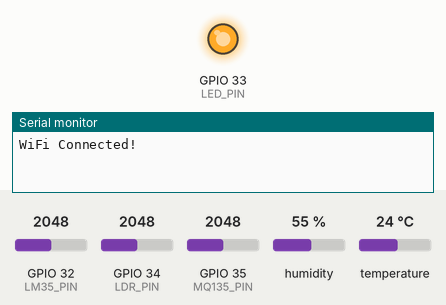
Bench run of a sketch on a simulated ESP32. Shown: output pins drawn as LEDs (lit = HIGH), the last lines printed to the serial monitor. Inputs (shaded band) come from the test bench; at power-on: GPIO 32 (LM35_PIN) = 2048, GPIO 34 (LDR_PIN) = 2048, GPIO 35 (MQ135_PIN) = 2048, humidity 55 %, temperature 24 °C (analog values on the 0–4095 scale). WiFi joins after 1.5 s; servers stay silent unless stated; web services answer with replies made up by the test bench.

Above: at 1.6 s.
At 18.9 s:
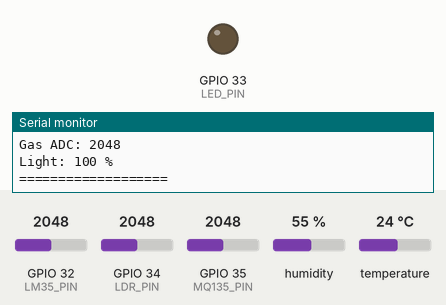
Timing chart, 0 to 35.5 s (numbered marks = the images above):
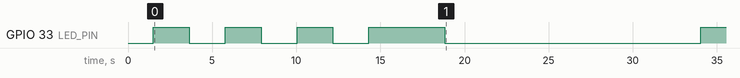

Measured:
- by itself, GPIO 33 (LED_PIN): goes 3 × (HIGH 2.1 s, LOW 2.1 s), HIGH 4.5 s, LOW 15.2 s, then HIGH

The sketch:

main.ino
```cpp
#include <WiFi.h>
#include <WiFiManager.h>
#include <HTTPClient.h>
#include <DHT.h>

// ===== PIN CONFIG =====
#define MQ135_PIN  35
#define LM35_PIN   32
#define LDR_PIN    34
#define DHT_PIN    27
#define LED_PIN    33

// ===== ThingSpeak =====
String apiKey = "ISI_API_KEY_KAMU";

// ===== DHT =====
#define DHTTYPE DHT22
DHT dht(DHT_PIN, DHTTYPE);

// ===== FreeRTOS =====
QueueHandle_t sensorQueue;
SemaphoreHandle_t serialMutex;

// ===== Struct =====
typedef struct {
  float temperature;
  float humidity;
  int gas;
  int light;
} SensorData;

// ===== ADC Averaging =====
int readADCAvg(int pin) {
  long sum = 0;
  for (int i = 0; i < 20; i++) {
    sum += analogRead(pin);
    delay(2);
  }
  return sum / 20;
}

// ===== SENSOR TASK =====
void sensorTask(void *pv) {
  SensorData data;

  while (1) {
    digitalWrite(LED_PIN, !digitalRead(LED_PIN));

    data.gas = readADCAvg(MQ135_PIN);

    int lm35_adc = readADCAvg(LM35_PIN);
    float lm35_temp = (lm35_adc * 3.3 / 4095.0) * 100.0;

    float dht_temp = dht.readTemperature();
    data.humidity = dht.readHumidity();
    data.temperature = (lm35_temp + dht_temp) / 2.0;

    data.light = readADCAvg(LDR_PIN);
    data.light = map(data.light, 0, 500, 0, 100);
    data.light = constrain(data.light, 0, 100);

    xSemaphoreTake(serialMutex, portMAX_DELAY);
    Serial.println("=== SENSOR DATA ===");
    Serial.printf("Temp: %.2f C\n", data.temperature);
    Serial.printf("Humidity: %.2f %%\n", data.humidity);
    Serial.printf("Gas ADC: %d\n", data.gas);
    Serial.printf("Light: %d %%\n", data.light);
    Serial.println("===================");
    xSemaphoreGive(serialMutex);

    xQueueSend(sensorQueue, &data, portMAX_DELAY);
    vTaskDelay(pdMS_TO_TICKS(2000));
  }
}

// ===== IOT TASK =====
void iotTask(void *pv) {
  SensorData data;

  while (1) {
    if (xQueueReceive(sensorQueue, &data, portMAX_DELAY)) {
      if (WiFi.status() == WL_CONNECTED) {
        HTTPClient http;

        String url = "http://api.thingspeak.com/update?api_key=" + apiKey +
                     "&field1=" + String(data.temperature) +
                     "&field2=" + String(data.humidity) +
                     "&field3=" + String(data.gas) +
                     "&field4=" + String(data.light);

        http.begin(url);
        http.GET();
        http.end();
      }
    }
    vTaskDelay(pdMS_TO_TICKS(15000));
  }
}

// ===== SETUP =====
void setup() {
  Serial.begin(115200);
  analogReadResolution(12);
  pinMode(LED_PIN, OUTPUT);

  dht.begin();

  // ===== WiFiManager =====
  WiFiManager wm;
  wm.setConfigPortalTimeout(180);
  bool res = wm.autoConnect("ESP32-EnvSentinel");

  if (!res) {
    Serial.println("WiFi gagal, restart...");
    ESP.restart();
  }

  Serial.println("WiFi Connected!");

  sensorQueue = xQueueCreate(5, sizeof(SensorData));
  serialMutex = xSemaphoreCreateMutex();

  xTaskCreatePinnedToCore(sensorTask, "SensorTask", 4096, NULL, 2, NULL, 0);
  xTaskCreatePinnedToCore(iotTask, "IoTTask", 4096, NULL, 1, NULL, 1);
}

void loop() {}
```
